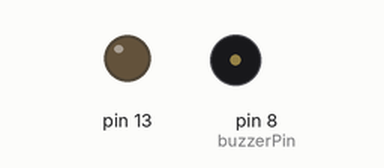
Bench run of a sketch on a simulated Arduino Uno, built with avr-gcc and run on an emulated ATmega328P. On the bench: output pins drawn as LEDs (lit = HIGH), buzzer (waves = sounding).

Above: at 0.2 s.
At 6.2 s:
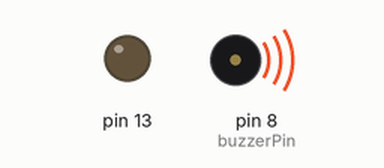
Timing chart, 0 to 6.8 s (numbered marks = the images above):
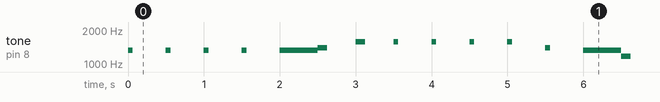

The sketch:

active_buzzer_demo.ino
```cpp
/*
  Tutorial 6a: Simple Scale Sweep
*/

int buzzerPin = 8;    // Using digital pin 8
#define NOTE_C6  1047
#define NOTE_D6  1175
#define NOTE_E6  1319
#define NOTE_F6  1397
#define NOTE_G6  1568
#define NOTE_A6  1760
#define NOTE_B6  1976
#define NOTE_C7  2093
#define STEP 500

void setup() {

  // nothing to setup
  pinMode(13, OUTPUT);

}

void loop() {

  GetBack();

}

void GetBack() {
  playNote(NOTE_E6, STEP/8);
  playNote(NOTE_E6, STEP/8);
  playNote(NOTE_E6, STEP/8);
  playNote(NOTE_E6, STEP/8);
  playNote(NOTE_E6, STEP);
  playNote(NOTE_F6, STEP/4);
  playNote(NOTE_G6, STEP/4);
  playNote(NOTE_G6, STEP/8);
  playNote(NOTE_G6, STEP/8);
  playNote(NOTE_G6, STEP/8);
  playNote(NOTE_G6, STEP/8);
  playNote(NOTE_F6, STEP/8);
  playNote(NOTE_E6, STEP);
  playNote(NOTE_D6, STEP/4);
  playNote(NOTE_D6, STEP/8);
  playNote(NOTE_D6, STEP/8);
  playNote(NOTE_D6, STEP/8);
  playNote(NOTE_A6, STEP/4);
  playNote(NOTE_F6, STEP);
  playNote(NOTE_F6, STEP/4);
  playNote(NOTE_E6, STEP*2);
}

void playNote(int note, int len) {
  tone(buzzerPin, note, len);
  delay(500);
}

void simpleDemo() {
    digitalWrite(13, HIGH);
  delay(1000);
  //tone(pin, frequency, duration)
  tone(buzzerPin, NOTE_C6, 500);
  delay(500);
  tone(buzzerPin, NOTE_D6, 500);
  delay(500);
  tone(buzzerPin, NOTE_E6, 500);
  delay(500);
  tone(buzzerPin, NOTE_F6, 500);
  delay(500);
  tone(buzzerPin, NOTE_G6, 500);
  delay(500);
  tone(buzzerPin, NOTE_A6, 500);
  delay(500);
  tone(buzzerPin, NOTE_B6, 500);
  delay(500);
  tone(buzzerPin, NOTE_C7, 500);
  delay(500);
  digitalWrite(13, LOW);
  delay(1000);
}
```

Measured:
- by itself, tone on pin 8 (buzzerPin): plays 1319 Hz for 0.06 s, 1319 Hz for 0.06 s, 1319 Hz for 0.06 s, 1319 Hz for 0.06 s, 1319 Hz for 0.50 s, 1397 Hz for 0.13 s … (236 notes in this stretch)
